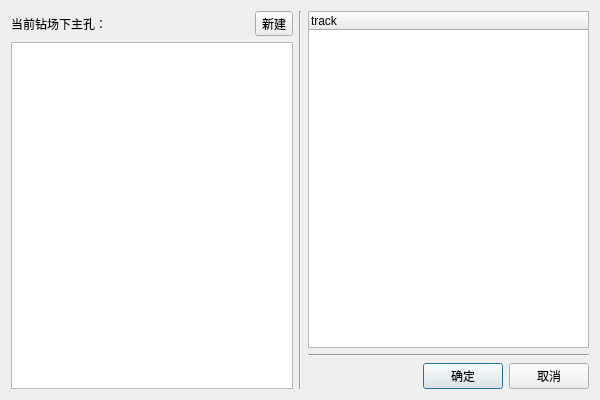
<?xml version="1.0" encoding="UTF-8"?>
<ui version="4.0">
 <class>Dialog</class>
 <widget class="QDialog" name="Dialog">
  <property name="geometry">
   <rect>
    <x>0</x>
    <y>0</y>
    <width>600</width>
    <height>400</height>
   </rect>
  </property>
  <property name="minimumSize">
   <size>
    <width>600</width>
    <height>400</height>
   </size>
  </property>
  <property name="maximumSize">
   <size>
    <width>600</width>
    <height>400</height>
   </size>
  </property>
  <property name="windowTitle">
   <string>选择主孔</string>
  </property>
  <layout class="QHBoxLayout" name="horizontalLayout_3">
   <item>
    <layout class="QVBoxLayout" name="verticalLayout">
     <item>
      <layout class="QHBoxLayout" name="horizontalLayout">
       <item>
        <widget class="QLabel" name="label">
         <property name="text">
          <string>当前钻场下主孔：</string>
         </property>
        </widget>
       </item>
       <item>
        <spacer name="horizontalSpacer">
         <property name="orientation">
          <enum>Qt::Horizontal</enum>
         </property>
         <property name="sizeHint" stdset="0">
          <size>
           <width>40</width>
           <height>20</height>
          </size>
         </property>
        </spacer>
       </item>
       <item>
        <widget class="QToolButton" name="toolButton_newRootTrack">
         <property name="text">
          <string>新建</string>
         </property>
        </widget>
       </item>
      </layout>
     </item>
     <item>
      <widget class="QListView" name="listView_RootTrack"/>
     </item>
    </layout>
   </item>
   <item>
    <widget class="Line" name="line">
     <property name="orientation">
      <enum>Qt::Vertical</enum>
     </property>
    </widget>
   </item>
   <item>
    <layout class="QVBoxLayout" name="verticalLayout_2">
     <item>
      <widget class="trackTree" name="treeWidget_TrackBranch">
       <column>
        <property name="text">
         <string>track</string>
        </property>
       </column>
      </widget>
     </item>
     <item>
      <widget class="Line" name="line_2">
       <property name="orientation">
        <enum>Qt::Horizontal</enum>
       </property>
      </widget>
     </item>
     <item>
      <layout class="QHBoxLayout" name="horizontalLayout_2">
       <item>
        <spacer name="horizontalSpacer_2">
         <property name="orientation">
          <enum>Qt::Horizontal</enum>
         </property>
         <property name="sizeHint" stdset="0">
          <size>
           <width>40</width>
           <height>20</height>
          </size>
         </property>
        </spacer>
       </item>
       <item>
        <widget class="QPushButton" name="pushButton_OK">
         <property name="text">
          <string>确定</string>
         </property>
        </widget>
       </item>
       <item>
        <widget class="QPushButton" name="pushButton_Cancel">
         <property name="text">
          <string>取消</string>
         </property>
        </widget>
       </item>
      </layout>
     </item>
    </layout>
   </item>
  </layout>
 </widget>
 <customwidgets>
  <customwidget>
   <class>trackTree</class>
   <extends>QTreeWidget</extends>
   <header location="global">mywidget</header>
  </customwidget>
 </customwidgets>
 <resources/>
 <connections/>
</ui>
